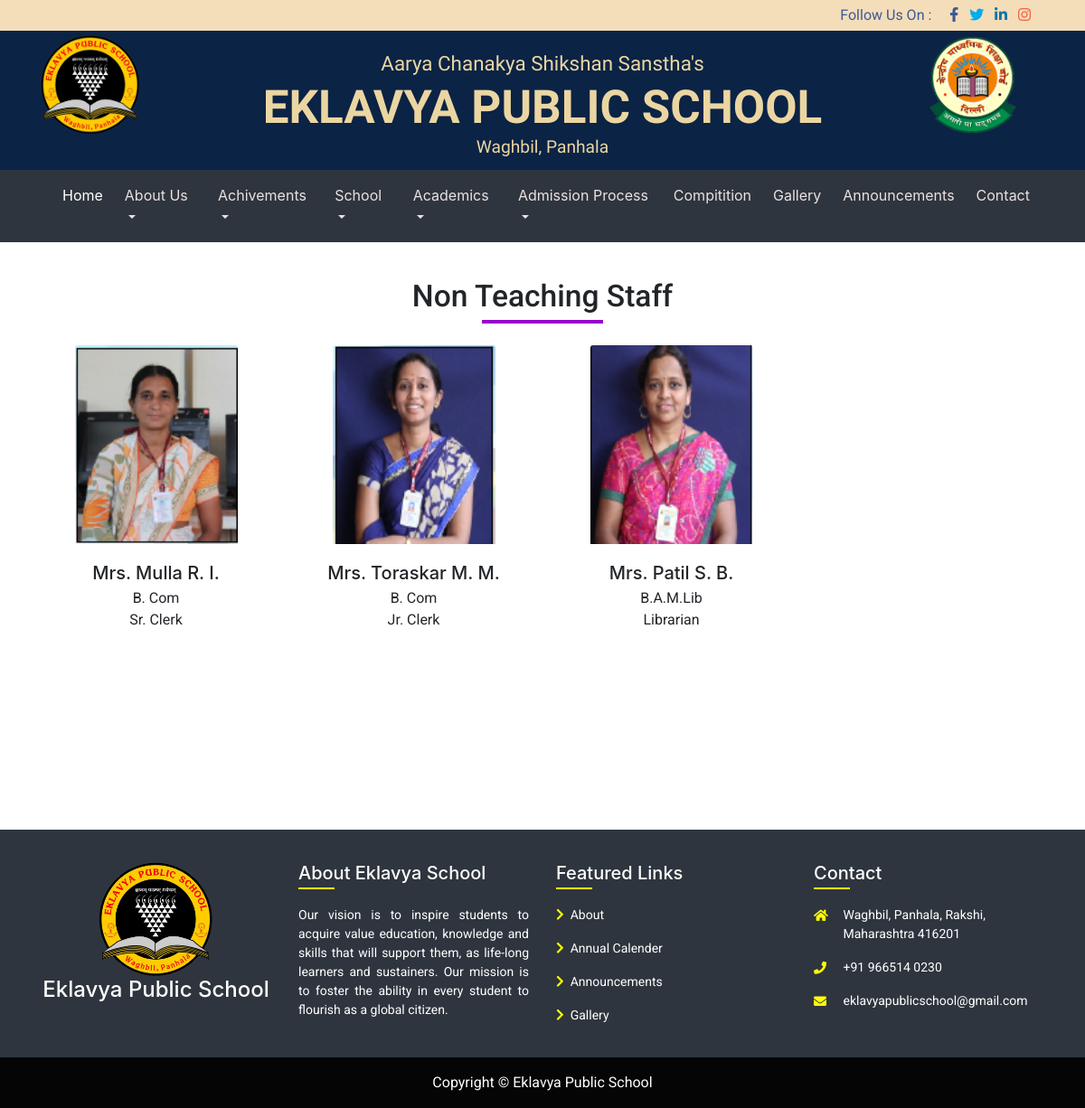
Screenshot of /Website/nonteaching_staff with the database file from the repository.
### tables this page shows
CREATE TABLE `staff` (
  `staff_id` int(11) NOT NULL,
  `staff_type` varchar(250) NOT NULL,
  `staff_name` varchar(250) NOT NULL,
  `staff_qualification` varchar(250) NOT NULL,
  `staff_possition` varchar(250) NOT NULL,
  `staff_img` varchar(250) NOT NULL,
  `date` timestamp NOT NULL DEFAULT CURRENT_TIMESTAMP ON UPDATE CURRENT_TIMESTAMP
);

### application/controllers/Website.php (called while the page is built, shortened)
<?php
class Website extends CI_Controller {
	public function __construct(){
    $this->load->model('Admin_Model');
  }
	public function nonteaching_staff(){
		$data['staff_list'] = $this->Admin_Model->get_nonteaching_staff_list('Teaching Staff');
		$data['title'] = 'Non Teaching Staff';
		$this->load->view('Include/header',$data);
		$this->load->view('Website/nonteaching_staff',$data);
		$this->load->view('Include/footer',$data);
	}
}

### index.php (called while the page is built, shortened)
<?php
require_once BASEPATH.'core/CodeIgniter.php';

### application/models/Admin_Model.php (called while the page is built, shortened)
<?php
class Admin_Model extends CI_Model{
  public function get_nonteaching_staff_list($type){
    $this->db->select('*');
    $this->db->where('staff_type !=',$type);
    $this->db->order_by('staff_id', 'ASC');
    $this->db->from('staff');
    $query = $this->db->get();
    $result = $query->result();
    return $result;
  }
}
?>

### application/views/Website/nonteaching_staff.php (the view)
<section class="gallery-page" style="min-height: calc(100vh - 150px);">
  <div class="container">
    <div class="col-md-12">
      <h1 class="page-heading text-center">Non Teaching Staff</h1>
    </div>
    <div class="staff-div">
  <div class="row">
    <?php foreach ($staff_list as $list) { ?>
      <div class="col-md-3">
        <div class="card">
          <img class="card-img-top" src="<?php echo base_url(); ?>assets/images/staff/<?php echo $list->staff_img; ?>" alt="Card image cap">
          <div class="card-body">
            <h5 class="card-title text-center mb-1"><?php echo $list->staff_name; ?></h5>
            <p class="card-text text-center mb-0"><?php echo $list->staff_qualification; ?></p>
            <p class="card-text text-center"><?php echo $list->staff_possition; ?></p>
          </div>
        </div>
      </div>
    <?php } ?>
    </div>
    </div>
  </div>
</section>

### assets/css/website.css (style rules this page uses)
body { padding: 0px!important; margin: 0px!important; }
h1, p { font-family: 'Roboto', sans-serif; }
.page-heading { font-size: 2.1rem; padding-top: 10px; padding-bottom: 10px; }
.gallery-page h1 { margin-bottom: 1.5rem; }
.gallery-page h1:after { border-bottom: 4px solid #9900cc; content: ''; position: absolute; left: 0; right: 0; width: 12%; bottom: 0%; margin: 0 auto; }
.gallery-page { padding-top: 30px; padding-bottom: 30px; }
.staff-div .card { border: none!important; margin-bottom: 20px; }
.staff-div .card-img-top { width: 180px; height: 220px; margin-left: auto; margin-right: auto; }

### rows the page displays
staff: staff_img (picture), staff_name "Mrs. Mulla R. I.", staff_qualification "B. Com", staff_possition "Sr. Clerk"
staff: staff_img (picture), staff_name "Mrs. Toraskar M. M.", staff_qualification "B. Com", staff_possition "Jr. Clerk"
staff: staff_img (picture), staff_name "Mrs. Patil S. B.", staff_qualification "B.A.M.Lib", staff_possition "Librarian"
